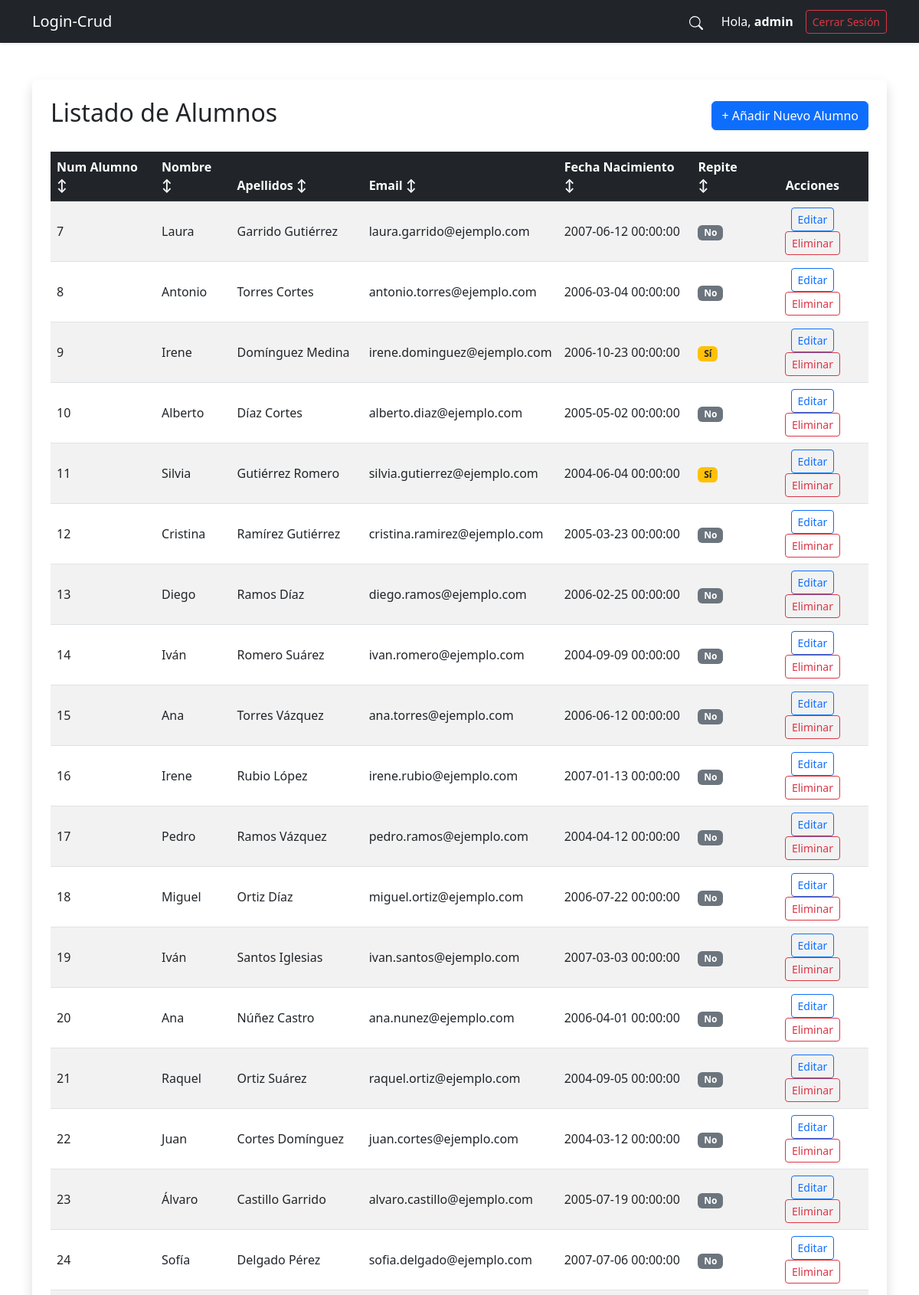
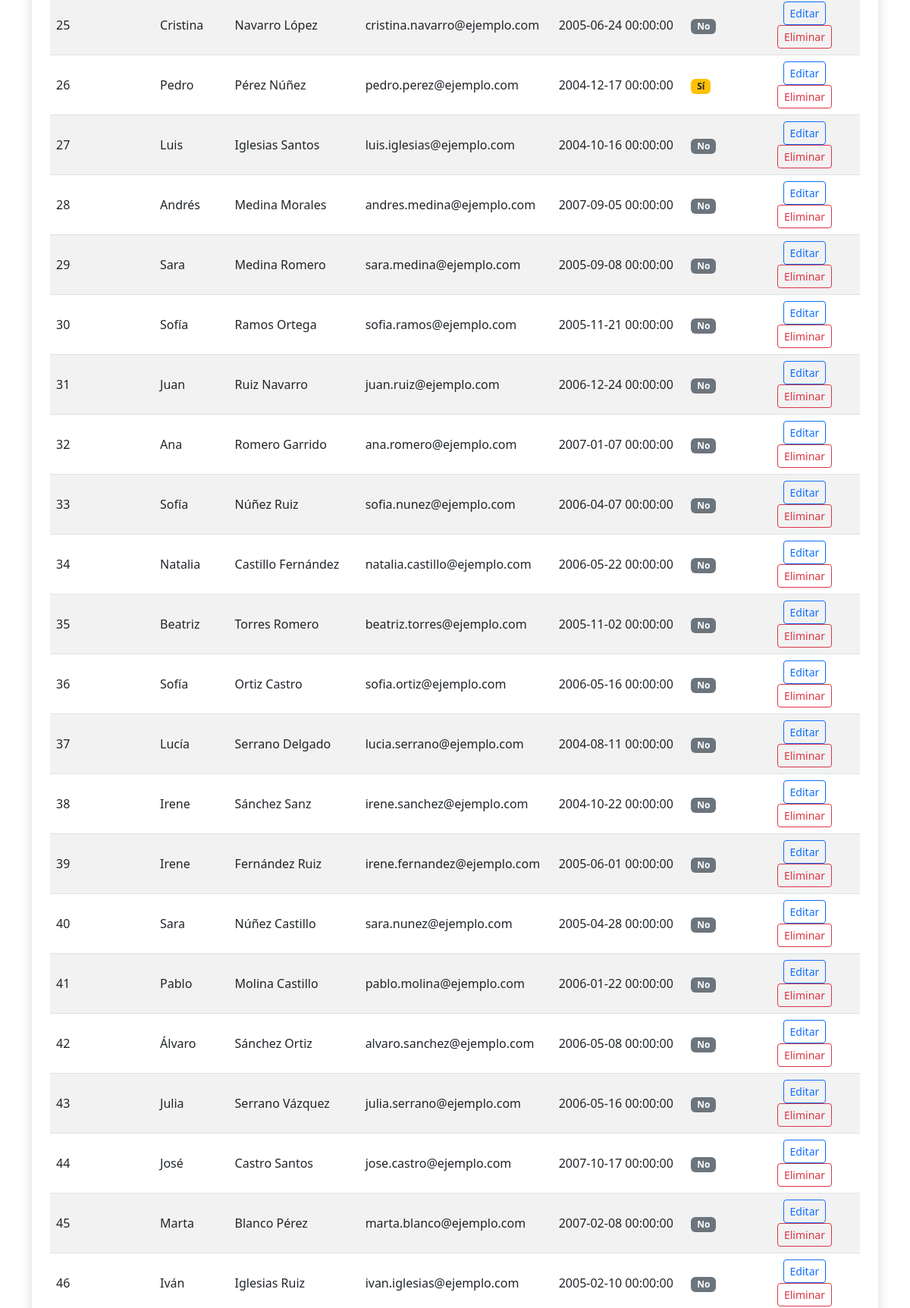
Page /index.php?action=index (signed in, upper part) on the committed database (2 pictures, top to bottom).
### tables this page shows
CREATE TABLE `alumnos` (
  `numAlumno` int(11) NOT NULL,
  `nombre` varchar(50) NOT NULL,
  `apellidos` varchar(50) NOT NULL,
  `email` varchar(50) NOT NULL,
  `fechaNacimiento` datetime NOT NULL,
  `repite` tinyint(1) NOT NULL
);

### controllers/AlumnoController.php (called while the page is built, shortened)
<?php
include_once 'config/Database.php';
include_once 'models/Alumno.php';
class AlumnoController
{
    private $alumno;
    public function __construct()
    {
        $database = new Database();
        $this->db = $database->getConnection();
        $this->alumno = new Alumno($this->db);
    }
    public function index()
    {
        $stmt = $this->alumno->read();
        $alumnos = $stmt->fetchAll(PDO::FETCH_ASSOC);
        include 'views/listar.php';
    }
}

### config/Database.php (called while the page is built, shortened)
<?php
class Database
{
    private $host = "localhost";
    private $db_name = "login-php-gambero";
    private $username = "root";
    private $password = "";
    public function getConnection()
    {
        $this->conn = null;
        try {
            $this->conn = new PDO("mysql:host=" . $this->host . ";dbname=" . $this->db_name, $this->username, $this->password);
            $this->conn->setAttribute(PDO::ATTR_ERRMODE, PDO::ERRMODE_EXCEPTION);
        } catch (PDOException $exception) {
            echo "Error de conexión a la base de datos: " . $exception->getMessage();
        }
        return $this->conn;
    }
}

### models/Alumno.php (called while the page is built, shortened)
<?php
class Alumno
{
    private $conn;
    private $table_name = "alumnos";
    public function __construct($db)
    {
        $this->conn = $db;
    }
    public function read()
    {
        $query = "SELECT * FROM " . $this->table_name . " ORDER BY numAlumno ASC";
        $stmt = $this->conn->prepare($query);
        $stmt->execute();
        return $stmt;
    }
}

### views/listar.php (the view, shortened to what this page needs)
<!DOCTYPE html>
<html lang="es">
<head>
    <link href="https://cdn.jsdelivr.net/npm/bootstrap@5.3.0/dist/css/bootstrap.min.css" rel="stylesheet">
</head>
<body>
    <nav class="navbar navbar-expand-lg navbar-dark bg-dark shadow-sm">
        <div class="container">
            <a class="navbar-brand" href="index.php">Login-Crud</a>
            <div class="collapse navbar-collapse" id="navbarNav">
                <ul class="navbar-nav ms-auto align-items-center">
                    <li class="nav-item d-flex align-items-center me-3">
                        <button class="btn btn-link text-white text-decoration-none p-0 me-2 border-0" type="button" data-bs-toggle="collapse" data-bs-target="#buscadorCollapse" aria-expanded="false" aria-controls="buscadorCollapse" title="Buscar">
                        </button>
                    </li>
                    <li class="nav-item me-3">
                        <span class="navbar-text text-white">
                            Hola, <strong>
                                <?php
                                echo isset($_SESSION['username']) ? htmlspecialchars($_SESSION['username']) : 'Invitado';
                                ?>
                            </strong>
                        </span>
                    </li>
                    <li class="nav-item">
                        <a href="index.php?action=logout" class="btn btn-outline-danger btn-sm">
                            Cerrar Sesión
                        </a>
                    </li>
                </ul>
            </div>
        </div>
    </nav>
    <div class="container mt-5">
        <div class="bg-white p-4 rounded shadow">
            <div class="d-flex justify-content-between align-items-center mb-4">
                <h2>Listado de Alumnos</h2>
                <a href="index.php?action=create" class="btn btn-primary">
                    + Añadir Nuevo Alumno
                </a>
            </div>
            <div class="table-responsive">
                <table class="table table-striped table-hover mb-0">
                    <thead class="table-dark">
                        <tr>
                            <th onclick="ordenarTabla(0)" style="cursor: pointer;">Num Alumno ↕</th>
                            <th onclick="ordenarTabla(1)" style="cursor: pointer;">Nombre ↕</th>
                            <th onclick="ordenarTabla(2)" style="cursor: pointer;">Apellidos ↕</th>
                            <th onclick="ordenarTabla(3)" style="cursor: pointer;">Email ↕</th>
                            <th onclick="ordenarTabla(4)" style="cursor: pointer;">Fecha Nacimiento ↕</th>
                            <th onclick="ordenarTabla(5)" style="cursor: pointer;">Repite ↕</th>
                            <th class="text-center">Acciones</th>
                        </tr>
                    </thead>
                    <tbody>
                        <?php foreach ($alumnos as $alumno): ?>
                            <tr>
                                <td class="align-middle"><?php echo $alumno['numAlumno']; ?></td>
                                <td class="align-middle"><?php echo htmlspecialchars($alumno['nombre']); ?></td>
                                <td class="align-middle"><?php echo htmlspecialchars($alumno['apellidos']); ?></td>
                                <td class="align-middle"><?php echo htmlspecialchars($alumno['email']); ?></td>
                                <td class="align-middle"><?php echo htmlspecialchars($alumno['fechaNacimiento']); ?></td>
                                <td class="align-middle">
                                    <?php if ($alumno['repite']): ?>
                                        <span class="badge bg-warning text-dark">Sí</span>
                                    <?php else: ?>
                                        <span class="badge bg-secondary">No</span>
                                    <?php endif; ?>
                                </td>
                                <td class="text-center">
                                    <a href="index.php?action=edit&id=<?php echo $alumno['numAlumno']; ?>" class="btn btn-sm btn-outline-primary">Editar</a>
                                    <a href="index.php?action=delete&id=<?php echo $alumno['numAlumno']; ?>" class="btn btn-sm btn-outline-danger" onclick="return confirm('¿Estás seguro de que deseas eliminar este alumno?');">Eliminar</a>
                                </td>
                            </tr>
                        <?php endforeach; ?>
                    </tbody>
                </table>
            </div>
        </div>
    </div>
</body>
</html>

### index.php (shortened to what this page needs)
<?php
include_once 'controllers/AlumnoController.php';
$action = isset($_GET['action']) ? $_GET['action'] : 'index';
switch ($action) {
    case 'index':
    default:
        $controller = new AlumnoController();
        $controller->index();
        break;
}
?>

### rows in the picture
alumnos: numAlumno "7", nombre "Laura", apellidos "Garrido Gutiérrez", email "laura.garrido@ejemplo.com", fechaNacimiento "2007-06-12 00:00:00", repite "No"
alumnos: numAlumno "8", nombre "Antonio", apellidos "Torres Cortes", email "antonio.torres@ejemplo.com", fechaNacimiento "2006-03-04 00:00:00", repite "No"
alumnos: numAlumno "9", nombre "Irene", apellidos "Domínguez Medina", email "irene.dominguez@ejemplo.com", fechaNacimiento "2006-10-23 00:00:00", repite "Sí"
alumnos: numAlumno "10", nombre "Alberto", apellidos "Díaz Cortes", email "alberto.diaz@ejemplo.com", fechaNacimiento "2005-05-02 00:00:00", repite "No"
alumnos: numAlumno "11", nombre "Silvia", apellidos "Gutiérrez Romero", email "silvia.gutierrez@ejemplo.com", fechaNacimiento "2004-06-04 00:00:00", repite "Sí"
alumnos: numAlumno "12", nombre "Cristina", apellidos "Ramírez Gutiérrez", email "cristina.ramirez@ejemplo.com", fechaNacimiento "2005-03-23 00:00:00", repite "No"
alumnos: numAlumno "13", nombre "Diego", apellidos "Ramos Díaz", email "diego.ramos@ejemplo.com", fechaNacimiento "2006-02-25 00:00:00", repite "No"
alumnos: numAlumno "14", nombre "Iván", apellidos "Romero Suárez", email "ivan.romero@ejemplo.com", fechaNacimiento "2004-09-09 00:00:00", repite "No"
alumnos: numAlumno "15", nombre "Ana", apellidos "Torres Vázquez", email "ana.torres@ejemplo.com", fechaNacimiento "2006-06-12 00:00:00", repite "No"
alumnos: numAlumno "16", nombre "Irene", apellidos "Rubio López", email "irene.rubio@ejemplo.com", fechaNacimiento "2007-01-13 00:00:00", repite "No"
alumnos: numAlumno "17", nombre "Pedro", apellidos "Ramos Vázquez", email "pedro.ramos@ejemplo.com", fechaNacimiento "2004-04-12 00:00:00", repite "No"
alumnos: numAlumno "18", nombre "Miguel", apellidos "Ortiz Díaz", email "miguel.ortiz@ejemplo.com", fechaNacimiento "2006-07-22 00:00:00", repite "No"
alumnos: numAlumno "19", nombre "Iván", apellidos "Santos Iglesias", email "ivan.santos@ejemplo.com", fechaNacimiento "2007-03-03 00:00:00", repite "No"
alumnos: numAlumno "20", nombre "Ana", apellidos "Núñez Castro", email "ana.nunez@ejemplo.com", fechaNacimiento "2006-04-01 00:00:00", repite "No"
alumnos: numAlumno "21", nombre "Raquel", apellidos "Ortiz Suárez", email "raquel.ortiz@ejemplo.com", fechaNacimiento "2004-09-05 00:00:00", repite "No"
alumnos: numAlumno "22", nombre "Juan", apellidos "Cortes Domínguez", email "juan.cortes@ejemplo.com", fechaNacimiento "2004-03-12 00:00:00", repite "No"
alumnos: numAlumno "23", nombre "Álvaro", apellidos "Castillo Garrido", email "alvaro.castillo@ejemplo.com", fechaNacimiento "2005-07-19 00:00:00", repite "No"
alumnos: numAlumno "24", nombre "Sofía", apellidos "Delgado Pérez", email "sofia.delgado@ejemplo.com", fechaNacimiento "2007-07-06 00:00:00", repite "No"
alumnos: numAlumno "25", nombre "Cristina", apellidos "Navarro López", email "cristina.navarro@ejemplo.com", fechaNacimiento "2005-06-24 00:00:00", repite "No"
alumnos: numAlumno "26", nombre "Pedro", apellidos "Pérez Núñez", email "pedro.perez@ejemplo.com", fechaNacimiento "2004-12-17 00:00:00", repite "Sí"
alumnos: numAlumno "27", nombre "Luis", apellidos "Iglesias Santos", email "luis.iglesias@ejemplo.com", fechaNacimiento "2004-10-16 00:00:00", repite "No"
alumnos: numAlumno "28", nombre "Andrés", apellidos "Medina Morales", email "andres.medina@ejemplo.com", fechaNacimiento "2007-09-05 00:00:00", repite "No"
alumnos: numAlumno "29", nombre "Sara", apellidos "Medina Romero", email "sara.medina@ejemplo.com", fechaNacimiento "2005-09-08 00:00:00", repite "No"
alumnos: numAlumno "30", nombre "Sofía", apellidos "Ramos Ortega", email "sofia.ramos@ejemplo.com", fechaNacimiento "2005-11-21 00:00:00", repite "No"
alumnos: numAlumno "31", nombre "Juan", apellidos "Ruiz Navarro", email "juan.ruiz@ejemplo.com", fechaNacimiento "2006-12-24 00:00:00", repite "No"
alumnos: numAlumno "32", nombre "Ana", apellidos "Romero Garrido", email "ana.romero@ejemplo.com", fechaNacimiento "2007-01-07 00:00:00", repite "No"
alumnos: numAlumno "33", nombre "Sofía", apellidos "Núñez Ruiz", email "sofia.nunez@ejemplo.com", fechaNacimiento "2006-04-07 00:00:00", repite "No"
alumnos: numAlumno "34", nombre "Natalia", apellidos "Castillo Fernández", email "natalia.castillo@ejemplo.com", fechaNacimiento "2006-05-22 00:00:00", repite "No"
alumnos: numAlumno "35", nombre "Beatriz", apellidos "Torres Romero", email "beatriz.torres@ejemplo.com", fechaNacimiento "2005-11-02 00:00:00", repite "No"
alumnos: numAlumno "36", nombre "Sofía", apellidos "Ortiz Castro", email "sofia.ortiz@ejemplo.com", fechaNacimiento "2006-05-16 00:00:00", repite "No"
alumnos: numAlumno "37", nombre "Lucía", apellidos "Serrano Delgado", email "lucia.serrano@ejemplo.com", fechaNacimiento "2004-08-11 00:00:00", repite "No"
alumnos: numAlumno "38", nombre "Irene", apellidos "Sánchez Sanz", email "irene.sanchez@ejemplo.com", fechaNacimiento "2004-10-22 00:00:00", repite "No"
alumnos: numAlumno "39", nombre "Irene", apellidos "Fernández Ruiz", email "irene.fernandez@ejemplo.com", fechaNacimiento "2005-06-01 00:00:00", repite "No"
alumnos: numAlumno "40", nombre "Sara", apellidos "Núñez Castillo", email "sara.nunez@ejemplo.com", fechaNacimiento "2005-04-28 00:00:00", repite "No"
alumnos: numAlumno "41", nombre "Pablo", apellidos "Molina Castillo", email "pablo.molina@ejemplo.com", fechaNacimiento "2006-01-22 00:00:00", repite "No"
alumnos: numAlumno "42", nombre "Álvaro", apellidos "Sánchez Ortiz", email "alvaro.sanchez@ejemplo.com", fechaNacimiento "2006-05-08 00:00:00", repite "No"
alumnos: numAlumno "43", nombre "Julia", apellidos "Serrano Vázquez", email "julia.serrano@ejemplo.com", fechaNacimiento "2006-05-16 00:00:00", repite "No"
alumnos: numAlumno "44", nombre "José", apellidos "Castro Santos", email "jose.castro@ejemplo.com", fechaNacimiento "2007-10-17 00:00:00", repite "No"
alumnos: numAlumno "45", nombre "Marta", apellidos "Blanco Pérez", email "marta.blanco@ejemplo.com", fechaNacimiento "2007-02-08 00:00:00", repite "No"
alumnos: numAlumno "46", nombre "Iván", apellidos "Iglesias Ruiz", email "ivan.iglesias@ejemplo.com", fechaNacimiento "2005-02-10 00:00:00", repite "No"

### other values in the picture
$_SESSION['username'] "admin"
